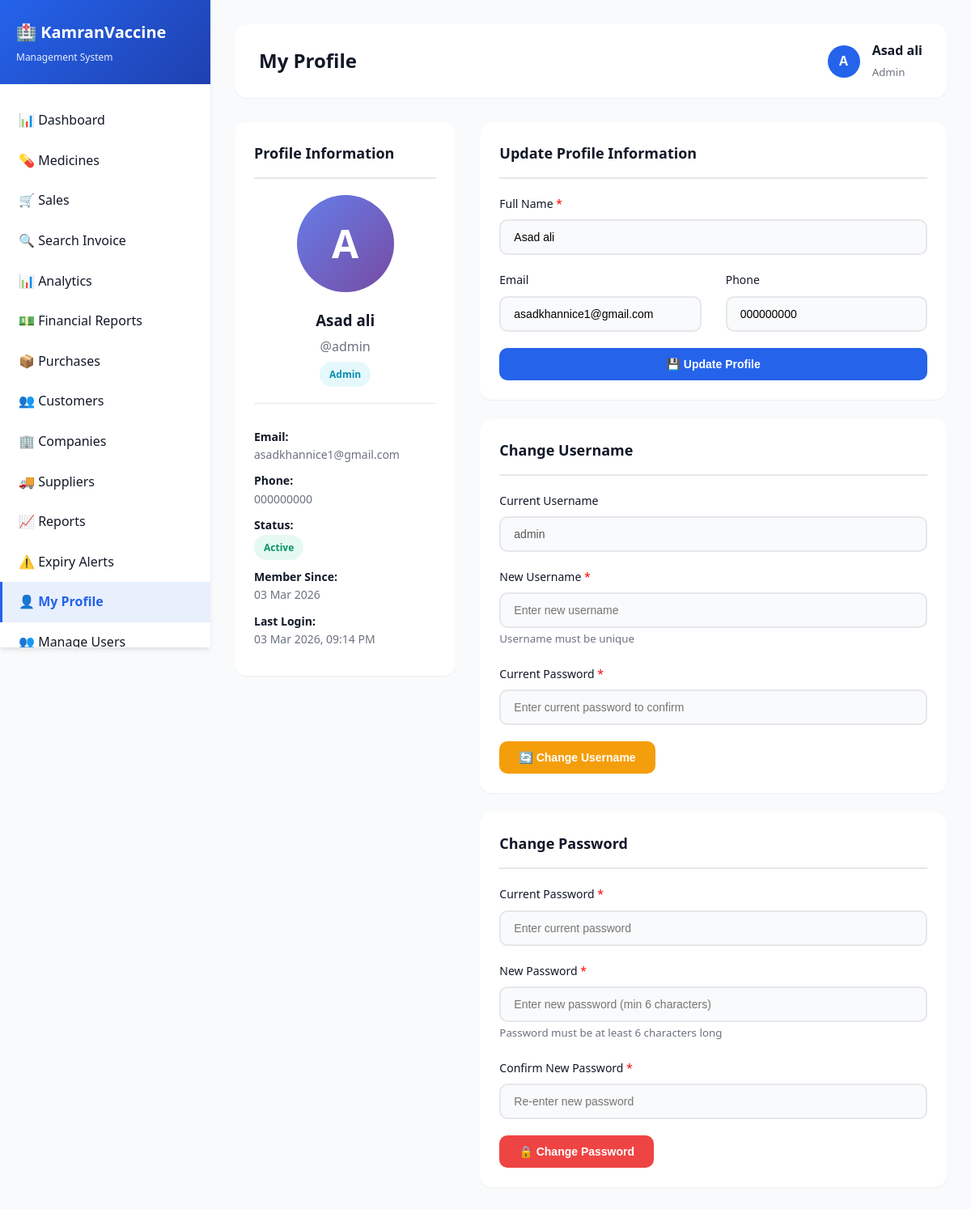
The app's page /admin/profile.php (signed in), older data.
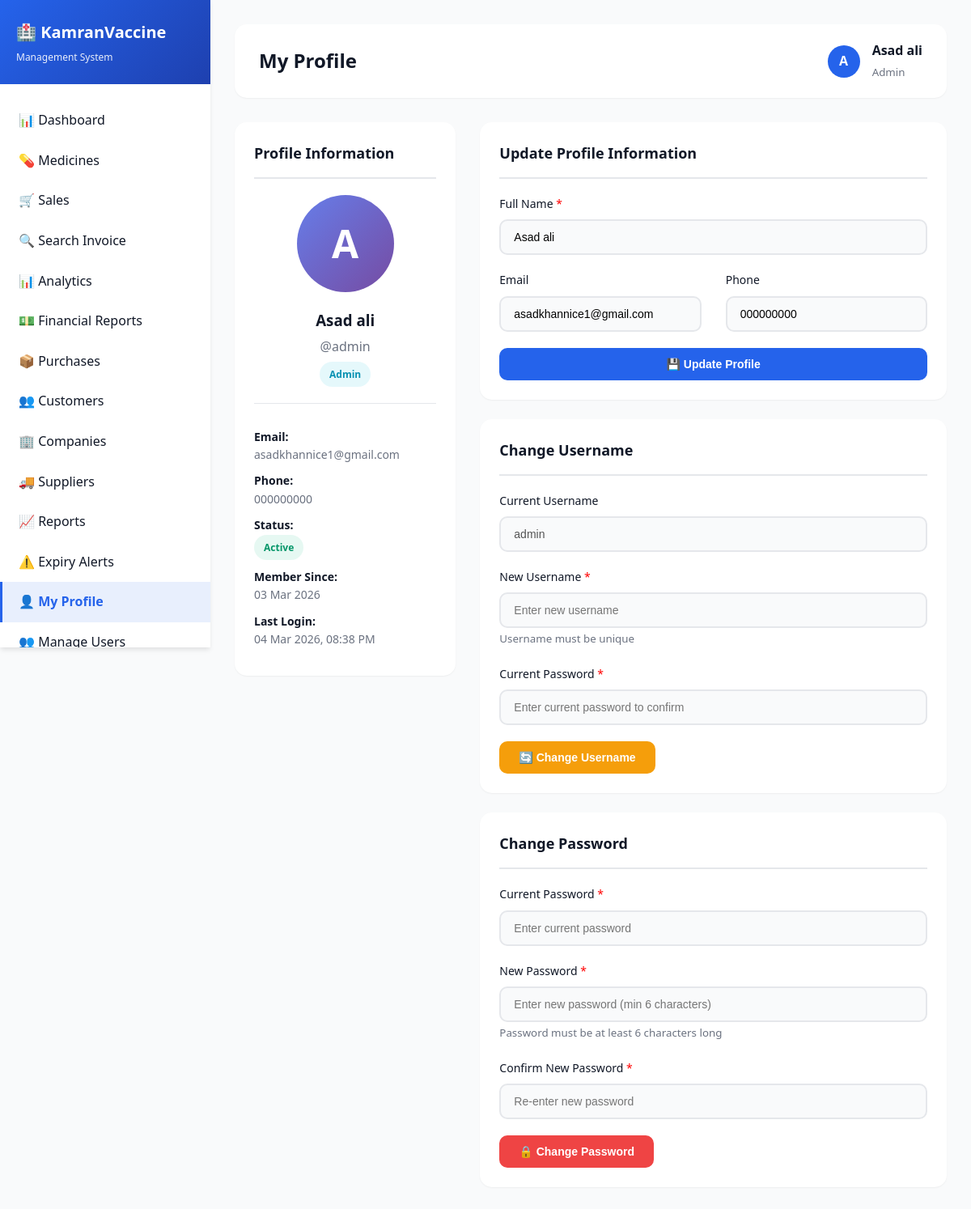
The same page, newer data.
### tables this page shows
CREATE TABLE `users` (
  `id` int(11) NOT NULL AUTO_INCREMENT,
  `username` varchar(100) NOT NULL,
  `password` varchar(255) NOT NULL,
  `full_name` varchar(255) NOT NULL,
  `email` varchar(255) DEFAULT NULL,
  `phone` varchar(20) DEFAULT NULL,
  `role` enum('admin','pharmacist','cashier','manager') DEFAULT 'cashier',
  `status` enum('active','inactive') DEFAULT 'active',
  `created_at` timestamp NOT NULL DEFAULT current_timestamp(),
  `last_login` timestamp NULL DEFAULT NULL,
  PRIMARY KEY (`id`),
  UNIQUE KEY `username` (`username`),
  KEY `idx_username` (`username`),
  KEY `idx_role` (`role`)
);

### admin/profile.php (the view, shortened to what the changed rows need)
<?php
include("includes/header.php");
$user_id = $_SESSION['user_id'];
$user_query = mysqli_query($conn, "SELECT * FROM users WHERE id = $user_id");
$user = mysqli_fetch_assoc($user_query);
?>
<div class="row" style="margin-bottom: 24px;">
    <div class="col-md-4">
        <div class="card">
            <div class="card-body" style="text-align: center;">
                <div class="profile-avatar" style="width: 120px; height: 120px; border-radius: 50%; background: linear-gradient(135deg, #667eea 0%, #764ba2 100%); color: white; display: flex; align-items: center; justify-content: center; font-size: 48px; font-weight: bold; margin: 0 auto 20px;">
                    <?php echo strtoupper(substr($user['full_name'], 0, 1)); ?>
                </div>
                <h3 style="margin-bottom: 5px;"><?php echo $user['full_name']; ?></h3>
                <p style="color: #6b7280; margin-bottom: 5px;">@<?php echo $user['username']; ?></p>
                <span class="badge badge-info" style="font-size: 12px;"><?php echo ucfirst($user['role']); ?></span>
                <div style="margin-top: 20px; padding-top: 20px; border-top: 1px solid #e5e7eb; text-align: left;">
                    <p style="margin: 10px 0; font-size: 14px;">
                        <strong>Email:</strong><br>
                        <span style="color: #6b7280;"><?php echo $user['email'] ?? 'Not set'; ?></span>
                    </p>
                    <p style="margin: 10px 0; font-size: 14px;">
                        <strong>Phone:</strong><br>
                        <span style="color: #6b7280;"><?php echo $user['phone'] ?? 'Not set'; ?></span>
                    </p>
                    <p style="margin: 10px 0; font-size: 14px;">
                        <strong>Status:</strong><br>
                        <span class="badge badge-success"><?php echo ucfirst($user['status']); ?></span>
                    </p>
                    <p style="margin: 10px 0; font-size: 14px;">
                        <strong>Member Since:</strong><br>
                        <span style="color: #6b7280;"><?php echo date('d M Y', strtotime($user['created_at'])); ?></span>
                    </p>
                    <?php if ($user['last_login']): ?>
                    <p style="margin: 10px 0; font-size: 14px;">
                        <strong>Last Login:</strong><br>
                        <span style="color: #6b7280;"><?php echo date('d M Y, h:i A', strtotime($user['last_login'])); ?></span>
                    </p>
                    <?php endif; ?>
                </div>
            </div>
        </div>
    </div>
    <div class="col-md-8">
        <div class="card" style="margin-bottom: 24px;">
            <div class="card-body">
                <form method="POST">
                    <div class="form-group">
                        <label>Full Name <span style="color: red;">*</span></label>
                        <input type="text" name="full_name" class="form-control"
                               value="<?php echo $user['full_name']; ?>" required>
                    </div>
                    <div class="row">
                        <div class="col-md-6">
                            <div class="form-group">
                                <label>Email</label>
                                <input type="email" name="email" class="form-control"
                                       value="<?php echo $user['email']; ?>">
                            </div>
                        </div>
                        <div class="col-md-6">
                            <div class="form-group">
                                <label>Phone</label>
                                <input type="text" name="phone" class="form-control"
                                       value="<?php echo $user['phone']; ?>">
                            </div>
                        </div>
                    </div>
                </form>
            </div>
        </div>
        <div class="card" style="margin-bottom: 24px;">
            <div class="card-body">
                <form method="POST">
                    <div class="form-group">
                        <label>Current Username</label>
                        <input type="text" class="form-control" value="<?php echo $user['username']; ?>" disabled>
                    </div>
                </form>
            </div>
        </div>
    </div>
</div>
<?php include("includes/footer.php"); ?>

Row changes from the older to the newer data that the page shows:
changed users "Asad ali": last_login "03 Mar 2026, 09:14 PM" → "04 Mar 2026, 08:38 PM"
